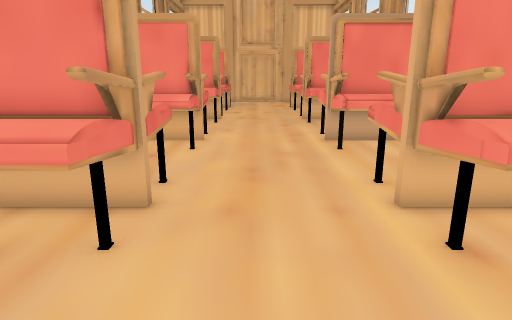
view 1 (above)

20 first-person views from a walk through a Unity game level. The camera is 1.3 m above the floor, tilts 14° down and sees 75° across. The floor is counted in squares, 0.5 m on a side. Each view is taken from the middle of a square. On the plan, view 1 faces up. The plan holds only what a view shows up to about 20 squares ahead; the rest is blank. The place goes on beyond the plan. The player character is not drawn.

view 2
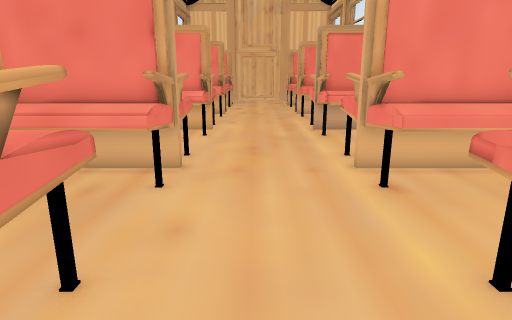

view 3
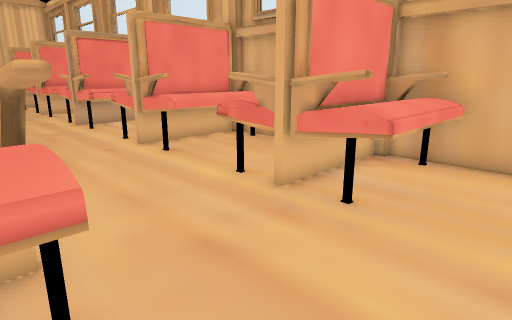

view 4
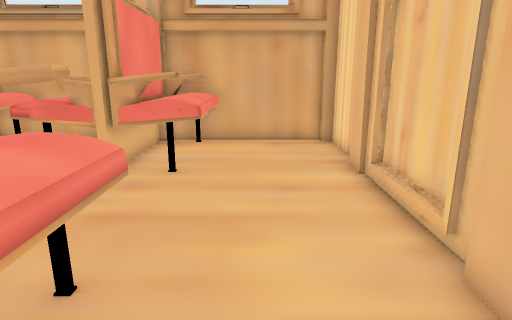

view 5
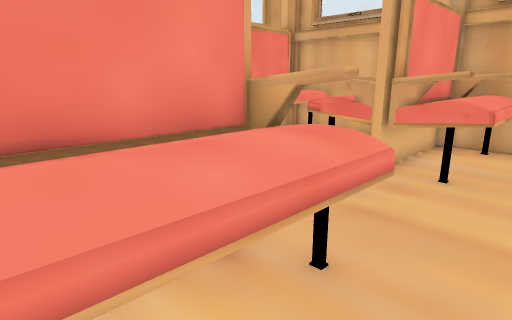

view 6
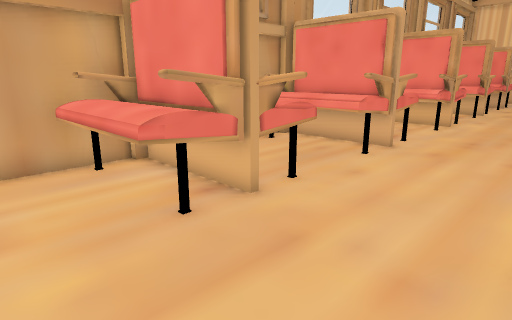

view 7
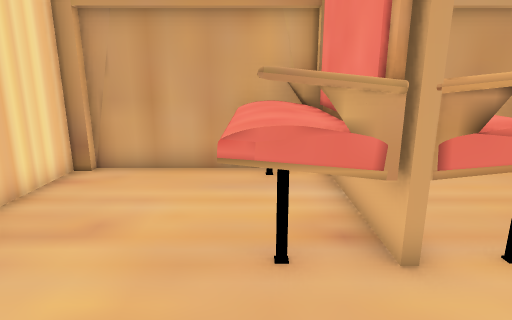

view 8
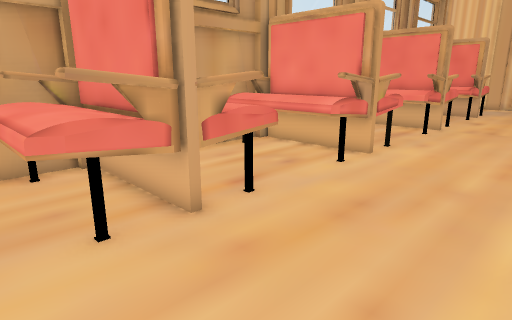

view 9
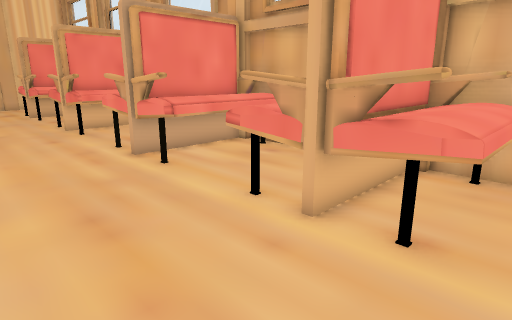

view 10
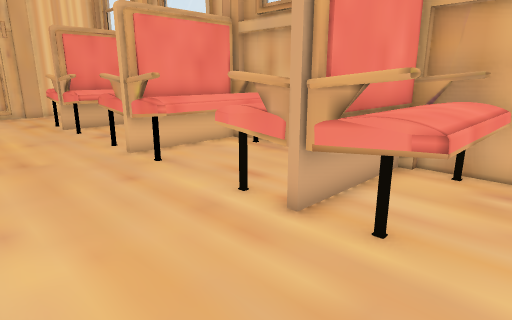

view 11
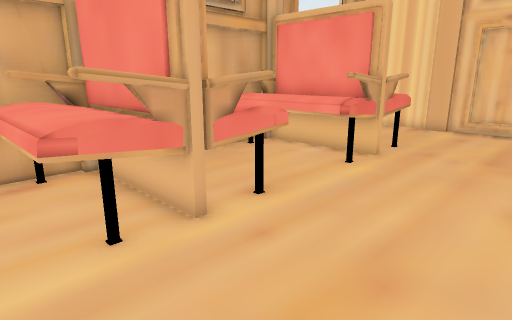

view 12
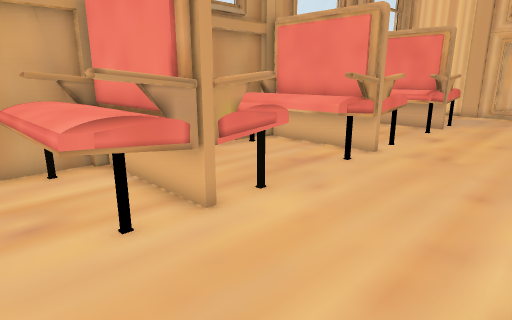

view 13
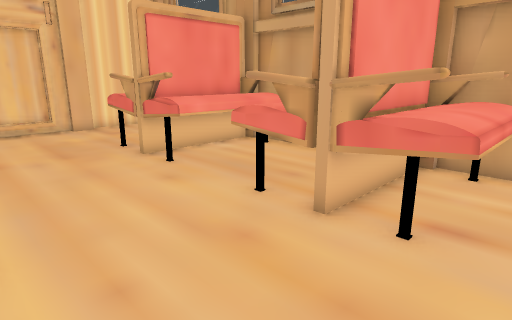

view 14
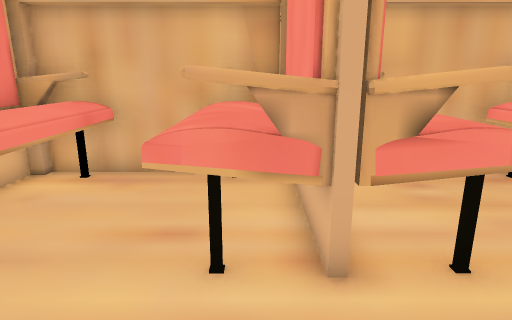

view 15
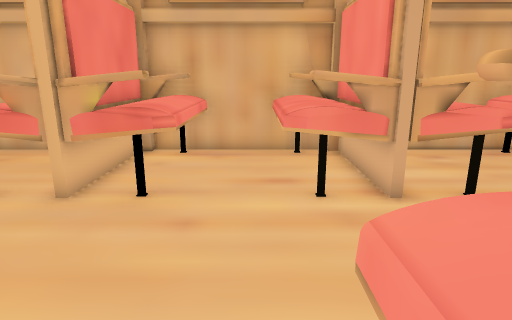

view 16
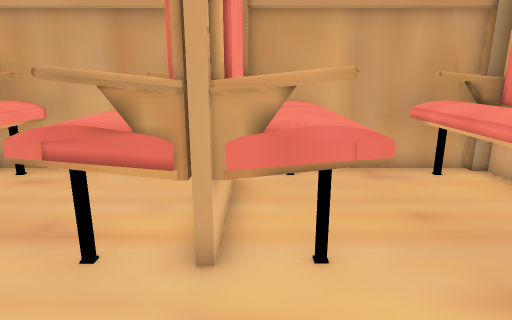

view 17
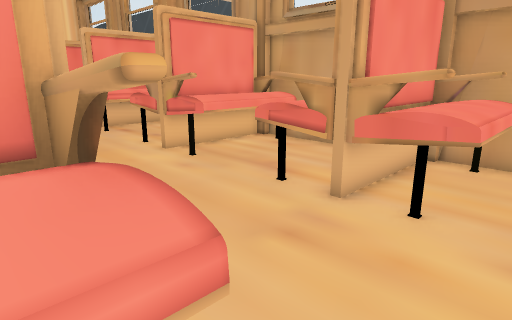

view 18
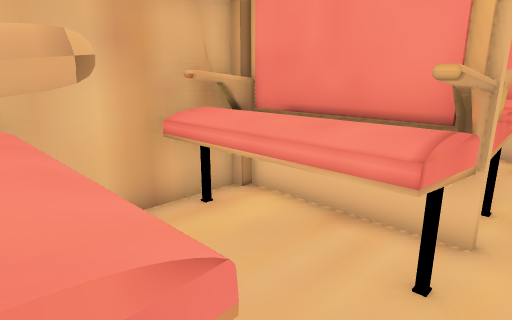

view 19
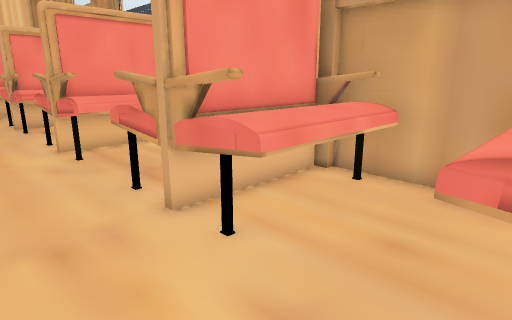

view 20
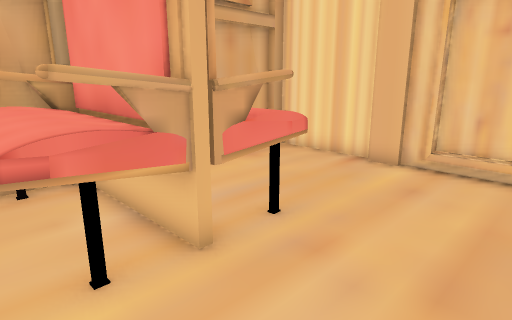

### Floor plan
Key: @ floor where view 1 was taken; # wall or solid block; . floor; = window, fence, low wall or low ledge; ^ raised ledge.
Columns run from 8 left of view 1 to 8 right of it. Each row starts with its distance up from view 1.
 27 #^^^^^^....^^^^
 26 ##^^^^=....=^^^^#
 25 ##..............#
 24 ##^^^^......^^^^#
 23 #^^^^^^....^^^^^^
 22 #^^^^^^....^^^^^^
 21 #######....######
 20 #^  ^^^....^^^^^^
 19 #^^^^^^....^^^^^#
 18 # ..............#
 17 # ..............#
 16 #^^^^^^....^^^^^^
 15 #^   ^^....^^^^^^
 14 #######....######
 13 #^^^^^^....^^^^^#
 12 #^^^^^^....^^^^^#
 11 ##^^^^.....=^^^^#
 10 # ..............#
  9 #^^^^^.....^^^^^#
  8 #^^^^^^....^^^^^^
  7 ######^....######
  6 #######....######
  5 #^^^^^^....^^^^^^
  4 #^^^^^^....^^^^^#
  3 # ..............#
  2 ##..............#
  1 #^^^^^^....^^^^^^
  0 #^   ^^.@..^^^^^^
 -1 #######....######
 -2 #^^^^^^....^^^^^^
 -3 #^^^^^^....^^^^^#
 -4 # .........=....#
 -5 # ..............#
 -6  #..............#
 -7  #..............#
 -8  ################

Positions as (right, up) in squares from view 1, and headings:
1: (0, 0), facing up
2: (0, -3), facing up
3: (-3, -6), facing up-right
4: (-6, -5), facing right
5: (-6, -5), facing up-right
6: (3, -6), facing up-left
7: (2, -3), facing left
8: (3, 3), facing up-left
9: (-2, 3), facing up-right
10: (-2, 10), facing up-right
11: (-2, 10), facing down-right
12: (3, 10), facing up-left
13: (3, 10), facing down-left
14: (-1, 15), facing right
15: (-4, 17), facing right
16: (2, 22), facing left
17: (4, 25), facing down-left
18: (2, 27), facing down-right
19: (1, 27), facing down-left
20: (-1, 2), facing down-right
